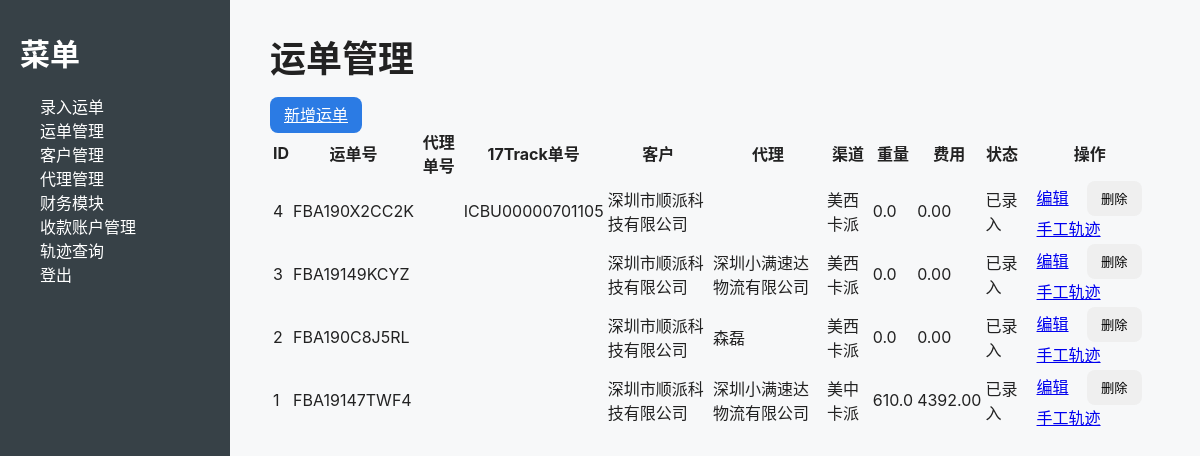
The page /shipments (signed in) on the database its author committed.
### models.py (models this page shows, shortened)
class TimestampMixin:
    created_at = db.Column(db.DateTime, default=datetime.utcnow)
    updated_at = db.Column(db.DateTime, default=datetime.utcnow, onupdate=datetime.utcnow)

class Shipment(db.Model, TimestampMixin):
    __tablename__ = "shipment"
    id = db.Column(db.Integer, primary_key=True)
    tracking_number = db.Column(db.String(50), nullable=False)  # 客户单号
    shipment_id = db.Column(db.String(50))  # NextSLS 系统单号，替换 agent_tracking_number
    third_party_tracking_number = db.Column(db.String(50))  # 第三方快递单号（用于17track）
    customer_id = db.Column(db.Integer, db.ForeignKey("customer.id"))
    agent_id = db.Column(db.Integer, db.ForeignKey("carrier_agent.id"))
    carrier_id = db.Column(db.String(50))  # 环境货代 id（如 rtb56）
    origin = db.Column(db.String(100))
    destination = db.Column(db.String(100))
    channel = db.Column(db.String(200))     # 运输渠道（快递/空运/海运/铁路…）
    product_type = db.Column(db.String(200))
    pieces = db.Column(db.Integer, default=1)
    weight = db.Column(db.Float, default=0.0)
    unit_price = db.Column(db.Float, default=0.0)
    fee = db.Column(db.Float, default=0.0)              # 合计（自动计算或手填）
    surcharge_extra = db.Column(db.Float, default=0.0)  # 附加费（选填）
    operation_fee = db.Column(db.Float, default=0.0)    # 操作费（选填）
    high_value_fee = db.Column(db.Float, default=0.0)   # 超值费（选填）
    status = db.Column(db.String(50), default="已创建")
    note = db.Column(db.Text)

class Customer(db.Model, TimestampMixin):
    __tablename__ = "customer"
    id = db.Column(db.Integer, primary_key=True)
    name = db.Column(db.String(100), nullable=False, unique=True)
    email = db.Column(db.String(120), unique=True)
    phone = db.Column(db.String(50))
    bank_info = db.Column(db.Text)
    shipments = db.relationship("Shipment", backref="customer", lazy=True)

class CarrierAgent(db.Model, TimestampMixin):
    __tablename__ = "carrier_agent"
    id = db.Column(db.Integer, primary_key=True)
    name = db.Column(db.String(200), nullable=False, unique=True)
    api_url = db.Column(db.String(1000))
    username = db.Column(db.String(200))
    password = db.Column(db.String(200))
    app_key = db.Column(db.String(255))
    app_token = db.Column(db.String(255))
    customer_code = db.Column(db.String(255))
    supports_api = db.Column(db.Boolean, default=True)   # 不支持抓取时置 False
    is_active = db.Column(db.Boolean, default=True)      # 软删除
    shipments = db.relationship("Shipment", backref="agent", lazy=True)

### views.py (the view)
@views.route("/shipments")
@login_required
def shipments():
    data = Shipment.query.order_by(Shipment.created_at.desc()).all()
    return render_template("shipments.html", shipments=data)

### app.py (called while the page is built)
@login_manager.user_loader
def load_user(user_id):
    try:
        return User.query.get(int(user_id))
    except Exception:
        return None

### templates/shipments.html
{% extends "base.html" %}
{% block content %}
<div class="container mt-4">
    <h2>运单管理</h2>
    <a href="{{ url_for('views.add_shipment') }}" class="btn btn-primary mb-3">新增运单</a>
    <table class="table table-striped">
        <thead>
            <tr>
                <th>ID</th>
                <th>运单号</th>
                <th>代理单号</th>
                <th>17Track单号</th>
                <th>客户</th>
                <th>代理</th>
                <th>渠道</th>
                <th>重量</th>
                <th>费用</th>
                <th>状态</th>
                <th>操作</th>
            </tr>
        </thead>
        <tbody>
            {% for shipment in shipments %}
            <tr>
                <td>{{ shipment.id }}</td>
                <td>{{ shipment.tracking_number }}</td>
                <td>{{ shipment.agent_tracking_number if shipment.agent_tracking_number else '' }}</td>
                <td>{{ shipment.third_party_tracking_number if shipment.third_party_tracking_number else '' }}</td>
                <td>{{ shipment.customer.name if shipment.customer else '' }}</td>
                <td>{{ shipment.agent.name if shipment.agent else '' }}</td>
                <td>{{ shipment.channel }}</td>
                <td>{{ shipment.weight }}</td>
                <td>{{ "%.2f"|format(shipment.fee) if shipment.fee else "0.00" }}</td>
                <td>{{ shipment.status }}</td>
                <td>
                    <a href="{{ url_for('views.edit_shipment', shipment_id=shipment.id) }}"
                       class="btn btn-sm btn-warning">编辑</a>
                    <form method="POST" action="{{ url_for('views.delete_shipment', shipment_id=shipment.id) }}"
                          style="display:inline;">
                        <button type="submit" class="btn btn-sm btn-danger"
                                onclick="return confirm('确定删除该运单吗？')">删除</button>
                    </form>
                    <a href="{{ url_for('views.manual_tracks', shipment_id=shipment.id) }}"
                       class="btn btn-sm btn-info">手工轨迹</a>
                </td>
            </tr>
            {% else %}
            <tr>
                <td colspan="11" class="text-center">暂无运单</td>
            </tr>
            {% endfor %}
        </tbody>
    </table>
</div>
{% endblock %}

### templates/base.html (shortened to what this page needs)
<!doctype html>
<html>
<head>
  <link rel="stylesheet" href="{{ url_for('static', filename='css/style.css') }}">
</head>
<body>
  <div class="layout">
    <aside class="sidebar">
      <h2>菜单</h2>
      <ul>
        <li><a href="{{ url_for('views.add_shipment') }}">录入运单</a></li>
        <li><a href="{{ url_for('views.shipments') }}">运单管理</a></li>
        <li><a href="{{ url_for('views.customers') }}">客户管理</a></li>
        <li><a href="{{ url_for('views.agents') }}">代理管理</a></li>
        <li><a href="{{ url_for('views.finance') }}">财务模块</a></li>
        <li><a href="{{ url_for('views.bank_accounts') }}">收款账户管理</a></li>
        <li><a href="{{ url_for('views.track') }}">轨迹查询</a></li>
        <li><a href="{{ url_for('views.logout') }}">登出</a></li>
      </ul>
    </aside>
    <main class="main">
      {% block content %}{% endblock %}
    </main>
  </div>
</body>
</html>

### static/css/style.css (style rules this page uses)
body { margin: 0; font-family: -apple-system, Helvetica, Arial, "PingFang SC", "Noto Sans CJK SC", sans-serif; color:#222; background:#f7f8f9; }
.layout { display:flex; min-height:100vh; }
.sidebar { width:230px; background:#374147; color:#fff; padding:30px 20px; box-sizing:border-box; }
.sidebar h2 { margin-top:0; font-size:30px; }
.sidebar ul { padding-left: 20px; }
.sidebar a { color:#fff; text-decoration:none; }
.main { flex:1; padding:30px 40px; box-sizing:border-box; }
h2 { font-size:36px; margin-top:0; margin-bottom:20px; }
.btn { padding:8px 14px; border-radius:8px; border:0; cursor:pointer; }
.btn-primary { background:#2b7be4; color:#fff; }
.mb-3 { margin-bottom:16px; }
ul { list-style: none; padding-left: 0; }

### rows shown on the page
Shipment: id "4", tracking_number "FBA190X2CC2K", third_party_tracking_number "ICBU00000701105", customer "深圳市顺派科技有限公司", channel "美西卡派", weight "0.0", fee "0.00", status "已录入"
Shipment: id "3", tracking_number "FBA19149KCYZ", customer "深圳市顺派科技有限公司", agent "深圳小满速达物流有限公司", channel "美西卡派", weight "0.0", fee "0.00", status "已录入"
Shipment: id "2", tracking_number "FBA190C8J5RL", customer "深圳市顺派科技有限公司", agent "森磊", channel "美西卡派", weight "0.0", fee "0.00", status "已录入"
Shipment: id "1", tracking_number "FBA19147TWF4", customer "深圳市顺派科技有限公司", agent "深圳小满速达物流有限公司", channel "美中卡派", weight "610.0", fee "4392.00", status "已录入"
